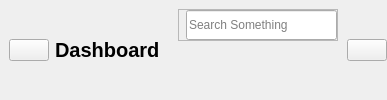
        <widget class="QWidget" name="headerFrame" native="true">
         <layout class="QHBoxLayout" name="horizontalLayout_2">
          <property name="spacing">
           <number>0</number>
          </property>
          <property name="leftMargin">
           <number>0</number>
          </property>
          <property name="topMargin">
           <number>0</number>
          </property>
          <property name="rightMargin">
           <number>0</number>
          </property>
          <property name="bottomMargin">
           <number>0</number>
          </property>
          <item alignment="Qt::AlignLeft">
           <widget class="QWidget" name="widget" native="true">
            <layout class="QHBoxLayout" name="horizontalLayout_5">
             <item>
              <widget class="QPushButton" name="menuBtn">
               <property name="text">
                <string/>
               </property>
               <property name="icon">
                <iconset resource="resources.qrc">
                 <normaloff>:/blueIcons/assets/icons/blue/menu.svg</normaloff>:/blueIcons/assets/icons/blue/menu.svg</iconset>
               </property>
               <property name="iconSize">
                <size>
                 <width>24</width>
                 <height>24</height>
                </size>
               </property>
              </widget>
             </item>
             <item>
              <widget class="QLabel" name="appHeader">
               <property name="font">
                <font>
                 <pointsize>15</pointsize>
                 <weight>75</weight>
                 <bold>true</bold>
                </font>
               </property>
               <property name="text">
                <string>Dashboard</string>
               </property>
              </widget>
             </item>
            </layout>
           </widget>
          </item>
          <item alignment="Qt::AlignHCenter">
           <widget class="QWidget" name="widget_2" native="true">
            <layout class="QHBoxLayout" name="horizontalLayout_3">
             <item alignment="Qt::AlignTop">
              <widget class="QFrame" name="searchFrame">
               <property name="minimumSize">
                <size>
                 <width>160</width>
                 <height>0</height>
                </size>
               </property>
               <property name="frameShape">
                <enum>QFrame::StyledPanel</enum>
               </property>
               <property name="frameShadow">
                <enum>QFrame::Raised</enum>
               </property>
               <layout class="QHBoxLayout" name="horizontalLayout_4">
                <property name="spacing">
                 <number>0</number>
                </property>
                <property name="leftMargin">
                 <number>0</number>
                </property>
                <property name="topMargin">
                 <number>0</number>
                </property>
                <property name="rightMargin">
                 <number>0</number>
                </property>
                <property name="bottomMargin">
                 <number>0</number>
                </property>
                <item>
                 <widget class="QLabel" name="label_2">
                  <property name="maximumSize">
                   <size>
                    <width>30</width>
                    <height>30</height>
                   </size>
                  </property>
                  <property name="text">
                   <string/>
                  </property>
                  <property name="pixmap">
                   <pixmap resource="resources.qrc">:/blueIcons/assets/icons/blue/search.svg</pixmap>
                  </property>
                  <property name="scaledContents">
                   <bool>true</bool>
                  </property>
                 </widget>
                </item>
                <item>
                 <widget class="QLineEdit" name="lineEdit">
                  <property name="minimumSize">
                   <size>
                    <width>0</width>
                    <height>30</height>
                   </size>
                  </property>
                  <property name="placeholderText">
                   <string>Search Something</string>
                  </property>
                 </widget>
                </item>
               </layout>
              </widget>
             </item>
            </layout>
           </widget>
          </item>
          <item>
           <widget class="QWidget" name="widget_3" native="true">
            <layout class="QHBoxLayout" name="horizontalLayout_6">
             <property name="spacing">
              <number>0</number>
             </property>
             <property name="leftMargin">
              <number>0</number>
             </property>
             <property name="topMargin">
              <number>0</number>
             </property>
             <property name="rightMargin">
              <number>0</number>
             </property>
             <property name="bottomMargin">
              <number>0</number>
             </property>
             <item alignment="Qt::AlignRight">
              <widget class="QPushButton" name="accountBtn">
               <property name="text">
                <string/>
               </property>
               <property name="icon">
                <iconset resource="resources.qrc">
                 <normaloff>:/blueIcons/assets/icons/blue/user.svg</normaloff>:/blueIcons/assets/icons/blue/user.svg</iconset>
               </property>
               <property name="iconSize">
                <size>
                 <width>32</width>
                 <height>32</height>
                </size>
               </property>
              </widget>
             </item>
            </layout>
           </widget>
          </item>
         </layout>
        </widget>
